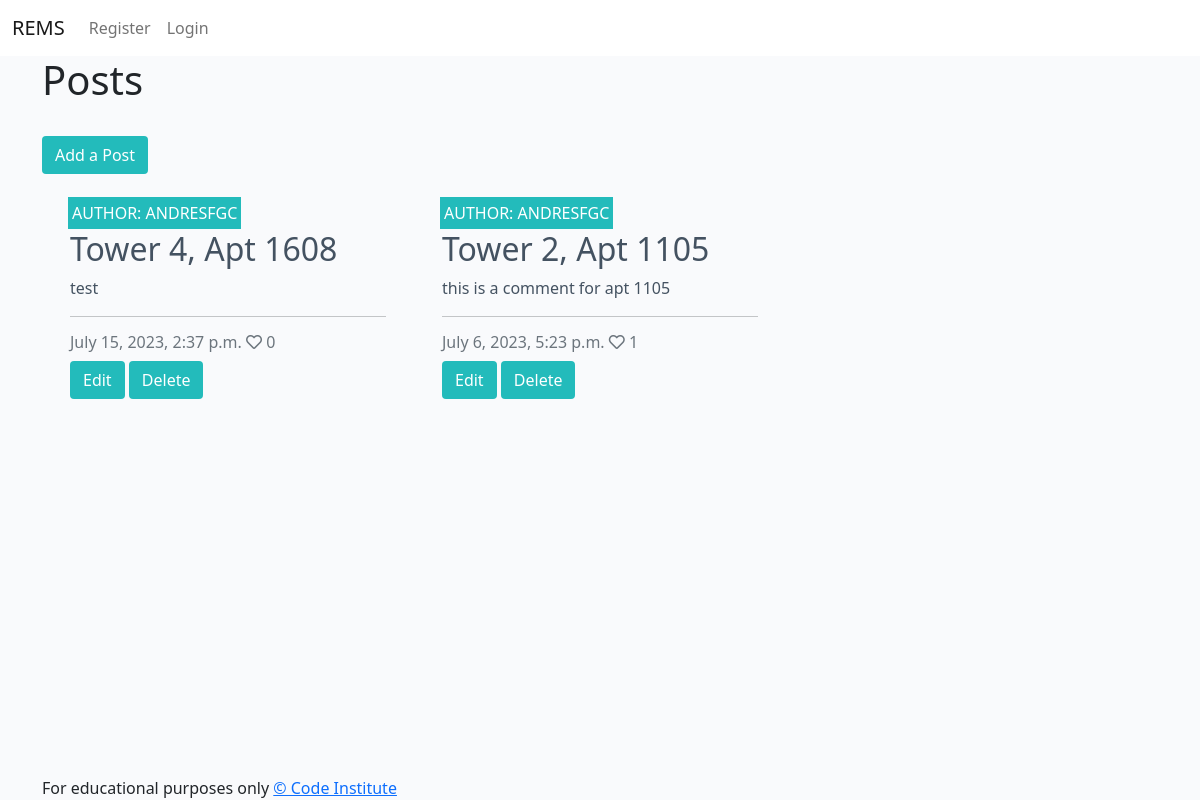
Page /posts on the earlier database version.
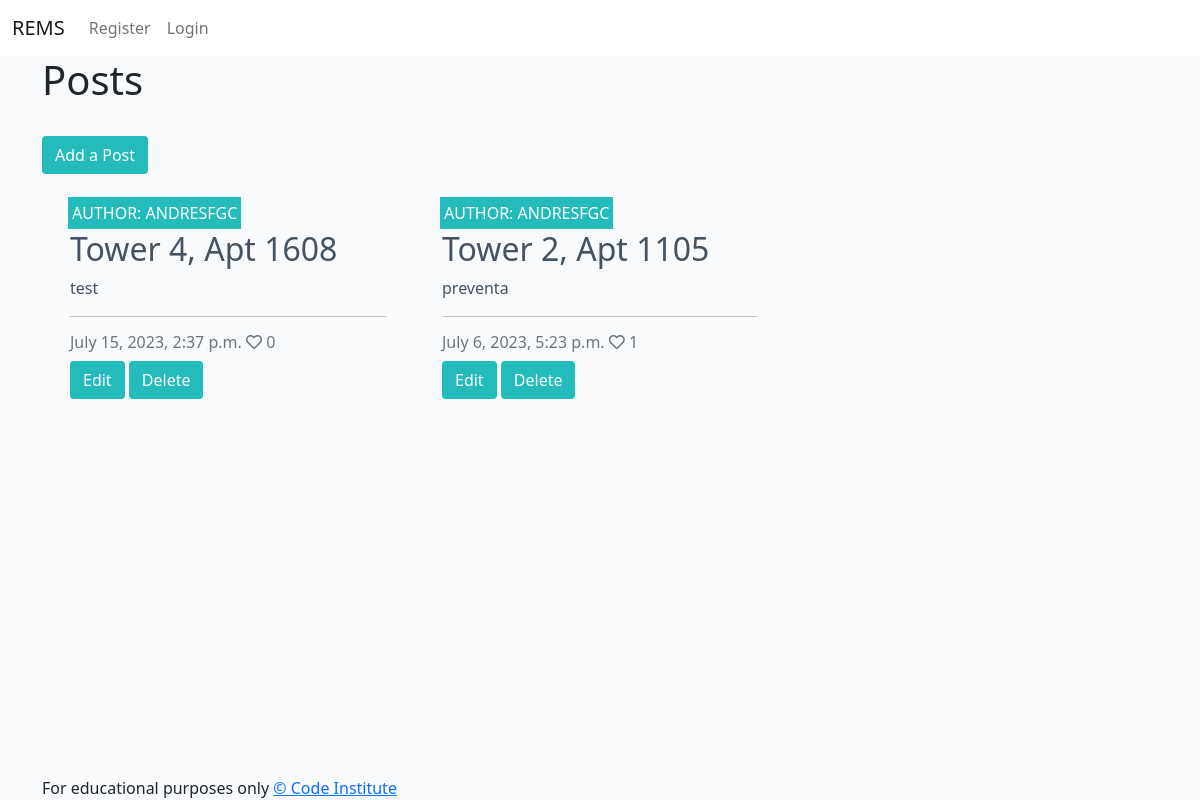
Same page on the later database version.
### todo/models.py (models this page shows, shortened)
class Post(models.Model):
    property = models.OneToOneField(Property, on_delete=models.CASCADE, primary_key=True)
    title = models.CharField(max_length=200, unique=True)
    slug = models.SlugField(max_length=200, unique=True)
    author = models.ForeignKey(
        User, on_delete=models.CASCADE, related_name="blog_posts"
    )
    featured_image = CloudinaryField('image', default='placeholder')
    excerpt = models.TextField(blank=True)
    updated_on = models.DateTimeField(auto_now=True)
    content = models.TextField()
    created_on = models.DateTimeField(auto_now_add=True)
    status = models.IntegerField(choices=STATUS, default=0)
    likes = models.ManyToManyField(
        User, related_name='blogpost_like', blank=True)
    class Meta:
        ordering = ["-created_on"]
    def number_of_likes(self):
        return self.likes.count()

### todo/views.py (the view, shortened to what this page needs)
# urls.py: path('posts', views.PostList.as_view(), name='posts'),
class PostList(generic.ListView):
    model = Post
    queryset = Post.objects.filter(status=1).order_by('-created_on')
    template_name = 'posts.html'
    paginate_by = 6

### templates/posts.html (shortened to what this page needs)
{% extends "base.html" %}
{% block content %}
<main class="container">
    <h1>Posts</h1>
    <br>
    <a class="waves-effect waves-light btn btn-signup" href="/add_post">Add a Post</a>
    <div class="container-fluid">
        <div class="row">
            <div class="col-12 mt-3 left">
                <div class="row">
                    {% for post in post_list %}
                    <div class="col-md-4">
                        <div class="card mb-4">
                            <div class="card-body">
                                <div class="image-container">
                                    <div class="image-flash">
                                        <p class="author">Author: {{ post.author }}</p>
                                    </div>
                                </div>
                                <a href="{% url 'post_detail' post.slug %}" class="post-link">
                                    <h2 class="card-title">{{ post.title }}</h2>
                                    <p class="card-text">{{ post.excerpt }}</p>
                                </a>
                                <hr />
                                <p class="card-text text-muted h6">{{ post.created_on}} <i class="far fa-heart"></i>
                                    {{ post.number_of_likes }}</p>
                                <tr>
                                    <td>
                                        <a  class="btn btn-signup" href="/edit_post/{{ post.slug }}">Edit</a>
                                    </td>
                                    <td>
                                        <a class="btn btn-signup" href="/delete_post/{{ post.slug }}">Delete</a>
                                    </td>
                                </tr>
                            </div>
                        </div>
                    </div>
                    {% endfor %}
                </div>
            </div>
        </div>
    </div>
</main>
{%endblock%}

Differences in the rows shown:
changed Post "Tower 2, Apt 1105": excerpt "this is a comment for apt 1105" → "preventa"
